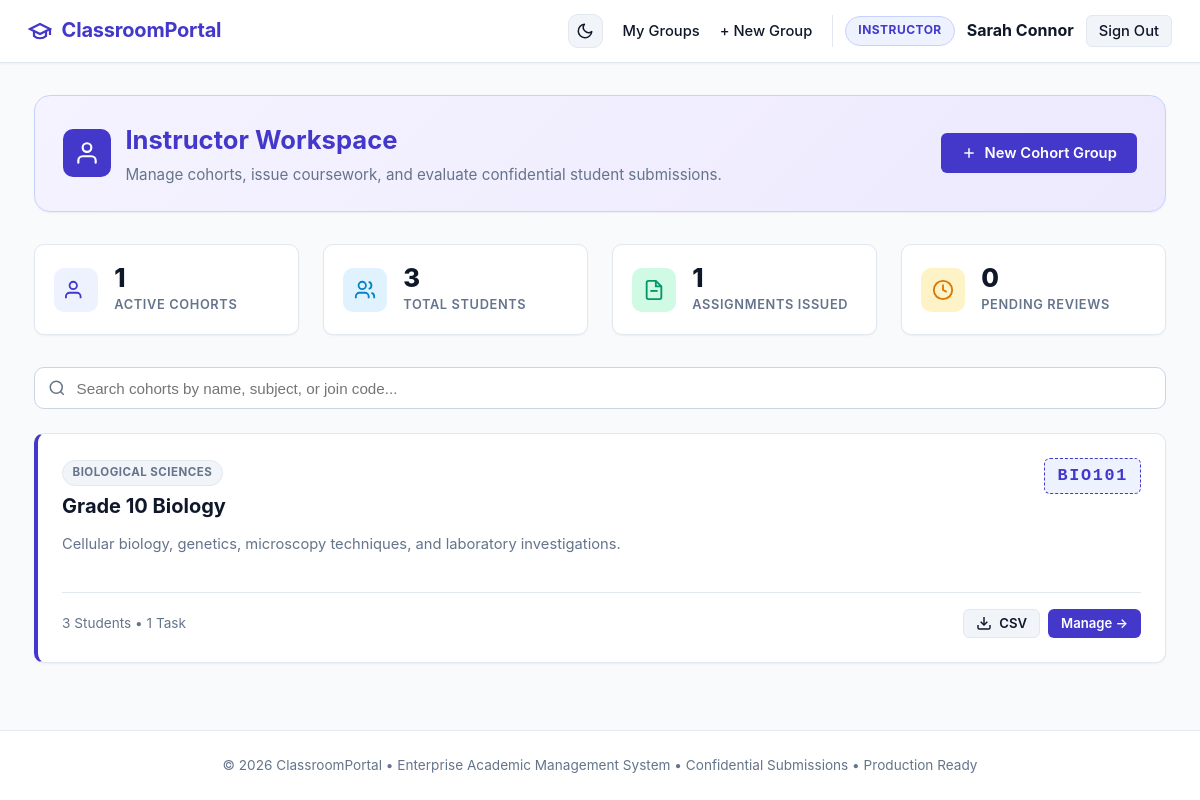
/teacher/dashboard (signed in), run on the app's committed database.
### tables this page shows
CREATE TABLE users (
            id INTEGER PRIMARY KEY AUTOINCREMENT,
            username TEXT UNIQUE NOT NULL,
            email TEXT UNIQUE NOT NULL,
            password_hash TEXT NOT NULL,
            role TEXT NOT NULL CHECK(role IN ('teacher', 'student')),
            full_name TEXT NOT NULL,
            created_at TIMESTAMP DEFAULT CURRENT_TIMESTAMP
        );

CREATE TABLE groups (
            id INTEGER PRIMARY KEY AUTOINCREMENT,
            name TEXT NOT NULL,
            description TEXT,
            join_code TEXT UNIQUE NOT NULL,
            teacher_id INTEGER NOT NULL,
            created_at TIMESTAMP DEFAULT CURRENT_TIMESTAMP, subject TEXT NOT NULL DEFAULT 'General',
            FOREIGN KEY (teacher_id) REFERENCES users(id) ON DELETE CASCADE
        );

### app.py (the view)
@app.route('/teacher/dashboard')
@teacher_required
def teacher_dashboard():
    db = get_db()
    groups = db.execute(
        '''SELECT g.*,
                  (SELECT COUNT(*) FROM group_memberships m WHERE m.group_id = g.id) AS student_count,
                  (SELECT COUNT(*) FROM assignments a WHERE a.group_id = g.id) AS assignment_count
           FROM groups g
           WHERE g.teacher_id = ?
           ORDER BY g.created_at DESC''',
        (g.user['id'],)
    ).fetchall()
    total_students = sum(g['student_count'] for g in groups)
    total_assignments = sum(g['assignment_count'] for g in groups)
    pending_submissions = db.execute(
        '''SELECT COUNT(s.id) AS count
           FROM submissions s
           JOIN assignments a ON s.assignment_id = a.id
           JOIN groups g ON a.group_id = g.id
           WHERE g.teacher_id = ? AND s.grade IS NULL''',
        (g.user['id'],)
    ).fetchone()['count']
    return render_template(
        'teacher/dashboard.html',
        groups=groups,
        total_students=total_students,
        total_assignments=total_assignments,
        pending_submissions=pending_submissions
    )

### app.py (called while the page is built)
@app.after_request
def add_security_headers(response):
    response.headers['X-Content-Type-Options'] = 'nosniff'
    response.headers['X-Frame-Options'] = 'SAMEORIGIN'
    response.headers['X-XSS-Protection'] = '1; mode=block'
    response.headers['Referrer-Policy'] = 'strict-origin-when-cross-origin'
    return response

def get_db():
    db = getattr(g, '_database', None)
    if db is None:
        db_file = app.config.get('DATABASE_PATH', DATABASE_PATH)
        db = g._database = create_connection(db_file)
    return db

@app.teardown_appcontext
def close_connection(exception):
    db = getattr(g, '_database', None)
    if db is not None:
        db.close()

def get_current_user():
    if 'user_id' not in session:
        return None
    db = get_db()
    user = db.execute('SELECT * FROM users WHERE id = ?', (session['user_id'],)).fetchone()
    return user

@app.before_request
def load_user():
    g.user = get_current_user()

def teacher_required(f):
    @wraps(f)
    def decorated_function(*args, **kwargs):
        if g.user is None or g.user['role'] != 'teacher':
            flash('Access restricted to teachers only.', 'danger')
            return redirect(url_for('index'))
        return f(*args, **kwargs)
    return decorated_function

### database.py (called while the page is built)
def create_connection(path=None):
    db_file = path or DATABASE_PATH
    conn = sqlite3.connect(db_file)
    conn.row_factory = sqlite3.Row
    conn.execute("PRAGMA foreign_keys = ON;")
    return conn

### templates/teacher/dashboard.html (shortened to what this page needs)
{% extends "base.html" %}
{% block content %}
<div class="role-hero teacher-hero">
    <div style="display: flex; align-items: center; gap: 0.9rem;">
        <div style="width: 48px; height: 48px; border-radius: var(--radius-md); background: var(--primary); display: flex; align-items: center; justify-content: center; color: white;">
            <svg width="26" height="26" viewBox="0 0 24 24" fill="none" stroke="currentColor" stroke-width="2" stroke-linecap="round" stroke-linejoin="round">
                <path d="M20 21v-2a4 4 0 0 0-4-4H8a4 4 0 0 0-4 4v2"></path>
                <circle cx="12" cy="7" r="4"></circle>
            </svg>
        </div>
        <div>
            <h1 style="font-size: 1.6rem; font-weight: 700; color: var(--primary); margin: 0;">Instructor Workspace</h1>
            <p style="color: var(--text-muted); margin: 0.25rem 0 0 0; font-size: 0.95rem;">
                Manage cohorts, issue coursework, and evaluate confidential student submissions.
            </p>
        </div>
    </div>
    <a href="{{ url_for('teacher_create_group') }}" class="btn btn-primary" style="white-space: nowrap;">
        <svg width="16" height="16" viewBox="0 0 24 24" fill="none" stroke="currentColor" stroke-width="2.5"><line x1="12" y1="5" x2="12" y2="19"></line><line x1="5" y1="12" x2="19" y2="12"></line></svg>
        New Cohort Group
    </a>
</div>
<div class="grid grid-4" style="margin-bottom: 2rem;">
    <div class="stat-card">
        <div class="stat-icon primary">
            <svg width="22" height="22" viewBox="0 0 24 24" fill="none" stroke="currentColor" stroke-width="2"><path d="M17 21v-2a4 4 0 0 0-4-4H5a4 4 0 0 0-4 4v2"></path><circle cx="9" cy="7" r="4"></circle></svg>
        </div>
        <div class="stat-content">
            <div class="stat-number">{{ groups|length }}</div>
            <div class="stat-label">Active Cohorts</div>
        </div>
    </div>
    <div class="stat-card">
        <div class="stat-icon accent">
            <svg width="22" height="22" viewBox="0 0 24 24" fill="none" stroke="currentColor" stroke-width="2"><path d="M16 21v-2a4 4 0 0 0-4-4H6a4 4 0 0 0-4 4v2"></path><circle cx="9" cy="7" r="4"></circle><path d="M22 21v-2a4 4 0 0 0-3-3.87"></path><path d="M16 3.13a4 4 0 0 1 0 7.75"></path></svg>
        </div>
        <div class="stat-content">
            <div class="stat-number">{{ total_students }}</div>
            <div class="stat-label">Total Students</div>
        </div>
    </div>
    <div class="stat-card">
        <div class="stat-icon success">
            <svg width="22" height="22" viewBox="0 0 24 24" fill="none" stroke="currentColor" stroke-width="2"><path d="M14 2H6a2 2 0 0 0-2 2v16a2 2 0 0 0 2 2h12a2 2 0 0 0 2-2V8z"></path><polyline points="14 2 14 8 20 8"></polyline><line x1="16" y1="13" x2="8" y2="13"></line></svg>
        </div>
        <div class="stat-content">
            <div class="stat-number">{{ total_assignments }}</div>
            <div class="stat-label">Assignments Issued</div>
        </div>
    </div>
    <div class="stat-card">
        <div class="stat-icon warning">
            <svg width="22" height="22" viewBox="0 0 24 24" fill="none" stroke="currentColor" stroke-width="2"><circle cx="12" cy="12" r="10"></circle><polyline points="12 6 12 12 16 14"></polyline></svg>
        </div>
        <div class="stat-content">
            <div class="stat-number">{{ pending_submissions }}</div>
            <div class="stat-label">Pending Reviews</div>
        </div>
    </div>
</div>
<div class="search-container">
    <input type="text" id="group-search" class="search-input" placeholder="Search cohorts by name, subject, or join code..." onkeyup="filterGroups()">
</div>
{% if groups %}
    <div class="grid grid-2" id="groups-container">
        {% for group in groups %}
            <div class="card group-item" data-search="{{ group['name']|lower }} {{ group['subject']|lower }} {{ group['join_code']|lower }}" style="display: flex; flex-direction: column; justify-content: space-between; border-left: 4px solid var(--primary);">
                <div>
                    <div style="display: flex; justify-content: space-between; align-items: flex-start; margin-bottom: 0.75rem;">
                        <div>
                            <span class="badge badge-secondary" style="margin-bottom: 0.35rem; font-size: 0.72rem;">{{ group['subject'] }}</span>
                            <h2 style="font-size: 1.25rem; font-weight: 700;">
                                <a href="{{ url_for('teacher_group_detail', group_id=group['id']) }}" style="color: var(--text-main); text-decoration: none;">
                                    {{ group['name'] }}
                                </a>
                            </h2>
                        </div>
                        <span class="code-pill" title="Students use this code to join">{{ group['join_code'] }}</span>
                    </div>
                    {% if group['description'] %}
                        <p style="color: var(--text-muted); font-size: 0.92rem; margin-bottom: 1.25rem; line-height: 1.45;">
                            {{ group['description'] }}
                        </p>
                    {% endif %}
                </div>
                <div style="border-top: 1px solid var(--border-color); padding-top: 1rem; margin-top: 1rem; display: flex; justify-content: space-between; align-items: center; flex-wrap: wrap; gap: 0.5rem;">
                    <div style="font-size: 0.85rem; color: var(--text-muted);">
                        <span>{{ group['student_count'] }} Student{% if group['student_count'] != 1 %}s{% endif %}</span> &bull;
                        <span>{{ group['assignment_count'] }} Task{% if group['assignment_count'] != 1 %}s{% endif %}</span>
                    </div>
                    <div style="display: flex; gap: 0.5rem;">
                        <a href="{{ url_for('teacher_export_group_csv', group_id=group['id']) }}" class="btn btn-secondary btn-sm" title="Export Gradebook CSV">
                            <svg width="14" height="14" viewBox="0 0 24 24" fill="none" stroke="currentColor" stroke-width="2"><path d="M21 15v4a2 2 0 0 1-2 2H5a2 2 0 0 1-2-2v-4"></path><polyline points="7 10 12 15 17 10"></polyline><line x1="12" y1="15" x2="12" y2="3"></line></svg>
                            CSV
                        </a>
                        <a href="{{ url_for('teacher_group_detail', group_id=group['id']) }}" class="btn btn-primary btn-sm">
                            Manage &rarr;
                        </a>
                    </div>
                </div>
            </div>
        {% endfor %}
    </div>
{% endif %}
{% endblock %}

### templates/base.html (shortened to what this page needs)
<!DOCTYPE html>
<html lang="en">
<head>
    <link rel="stylesheet" href="{{ url_for('static', filename='css/style.css') }}">
</head>
<body>
    <header class="navbar">
        <a href="{{ url_for('index') }}" class="nav-brand">
            <svg class="brand-icon" xmlns="http://www.w3.org/2000/svg" viewBox="0 0 24 24" stroke="currentColor">
                <path d="M22 10v6M2 10l10-5 10 5-10 5z"/>
                <path d="M6 12v5c3 3 9 3 12 0v-5"/>
            </svg>
            <span>ClassroomPortal</span>
        </a>
        <nav>
            <ul class="nav-links">
                <li>
                    <button id="theme-toggle" class="theme-toggle-btn" aria-label="Toggle Theme" title="Switch Light/Dark Mode">
                        <svg class="moon-icon" xmlns="http://www.w3.org/2000/svg" width="18" height="18" viewBox="0 0 24 24" fill="none" stroke="currentColor" stroke-width="2" stroke-linecap="round" stroke-linejoin="round">
                            <path d="M21 12.79A9 9 0 1 1 11.21 3 7 7 0 0 0 21 12.79z"></path>
                        </svg>
                    </button>
                </li>
                {% if g.user %}
                    {% if g.user['role'] == 'teacher' %}
                        <li><a href="{{ url_for('teacher_dashboard') }}">My Groups</a></li>
                        <li><a href="{{ url_for('teacher_create_group') }}">+ New Group</a></li>
                    {% else %}
                        <li><a href="{{ url_for('student_dashboard') }}">My Classes</a></li>
                        <li><a href="{{ url_for('student_join_group') }}">+ Join Group</a></li>
                    {% endif %}
                    <li class="nav-user">
                        {% if g.user['role'] == 'teacher' %}
                            <span class="user-badge teacher">Instructor</span>
                        {% else %}
                            <span class="user-badge student">Student</span>
                        {% endif %}
                        <strong>{{ g.user['full_name'] }}</strong>
                        <a href="{{ url_for('logout') }}" class="btn btn-secondary btn-sm">Sign Out</a>
                    </li>
                {% else %}
                    <li><a href="{{ url_for('login') }}">Sign In</a></li>
                    <li><a href="{{ url_for('register') }}" class="btn btn-primary btn-sm">Create Account</a></li>
                {% endif %}
            </ul>
        </nav>
    </header>
    <main class="container">
        {% block content %}{% endblock %}
    </main>
    <footer>
        <p>&copy; 2026 ClassroomPortal &bull; Enterprise Academic Management System &bull; Confidential Submissions &bull; Production Ready</p>
    </footer>
</body>
</html>

### data on the page
users: user.full_name "Sarah Connor"
groups: subject "BIOLOGICAL SCIENCES", name "Grade 10 Biology", join_code "BIO101", description "Cellular biology, genetics, microscopy techniques, and laboratory investigations.", student_count "3", assignment_count "1"

### other printed values
{{ groups|length }} "1"
{{ total_students }} "3"
{{ total_assignments }} "1"
{{ pending_submissions }} "0"
